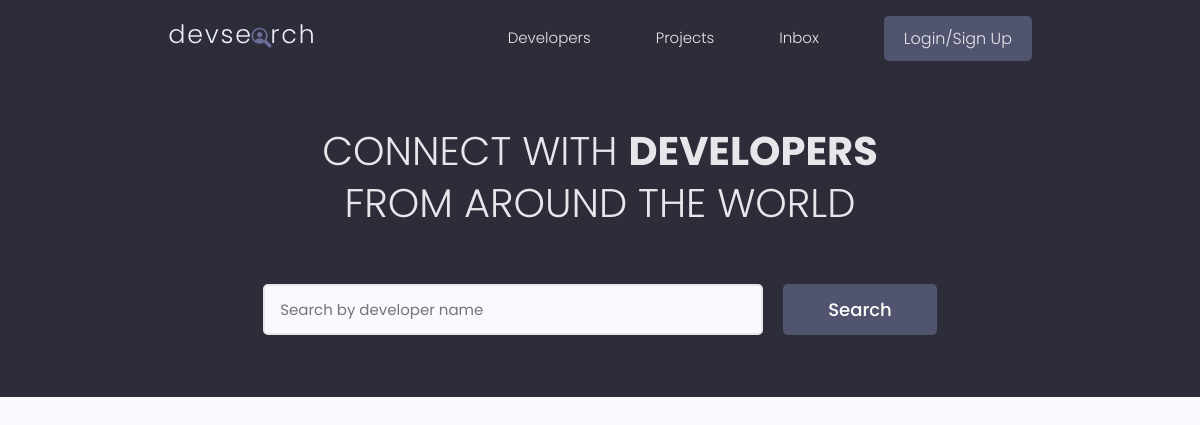
The app's page /, older data.
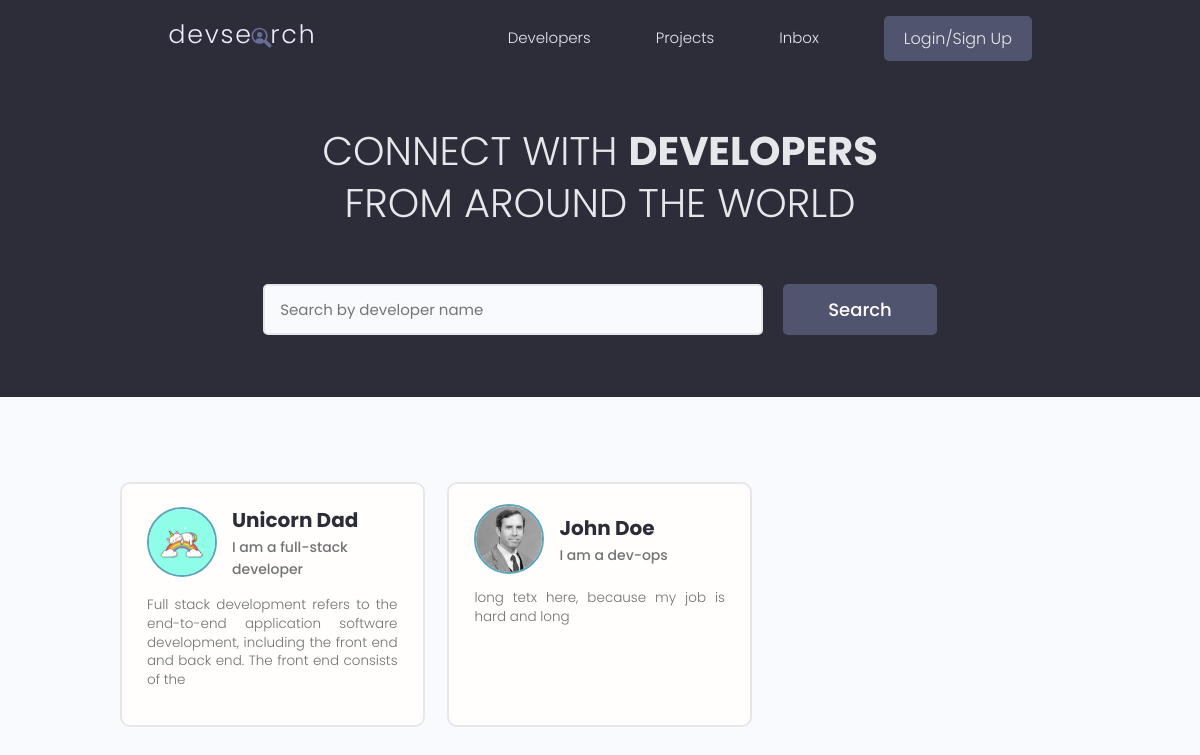
The same page, newer data.
### users/models.py (models this page shows, shortened)
class Profile(models.Model):
    user = models.OneToOneField(User, on_delete=models.CASCADE, null=True, blank=True)
    name = models.CharField(max_length=200, null=True, blank=True)
    email = models.EmailField(max_length=500, null=True, blank=True)
    username = models.CharField(max_length=200, null=True, blank=True)
    location = models.CharField(max_length=200, null=True, blank=True)
    short_intro = models.CharField(max_length=200, null=True, blank=True)
    bio = models.TextField(null=True, blank=True)
    profile_image = models.ImageField(null=True, blank=True, upload_to="profiles/", default="profiles/user-default.png")
    social_github = models.CharField(max_length=200, null=True, blank=True)
    social_twitter = models.CharField(max_length=200, null=True, blank=True)
    social_linkedin = models.CharField(max_length=200, null=True, blank=True)
    social_youtube = models.CharField(max_length=200, null=True, blank=True)
    social_website = models.CharField(max_length=200, null=True, blank=True)
    created = models.DateTimeField(auto_now_add=True)
    id = models.UUIDField(default=uuid.uuid4, unique=True, primary_key=True, editable=False)

### users/views.py (the view)
# urls.py: path('', views.profiles, name="profiles"),
def profiles(request):
    profiles = Profile.objects.all()
    context = {"profiles": profiles}
    return render(request, "users/profiles.html", context)

### users/templates/users/profiles.html (shortened to what this page needs)
{% extends 'main.html' %} {% block content %}
<main class="home">
  <section class="hero-section text-center">
    <div class="container container--narrow">
      <div class="hero-section__box">
        <h2>CONNECT WITH <span>DEVELOPERS</span></h2>
        <h2>FROM AROUND THE WORLD</h2>
      </div>
      <div class="hero-section__search">
        <form class="form" action="#" method="get">
          <div class="form__field">
            <input
              class="input input--text"
              id="formInput#search"
              type="text"
              name="text"
              placeholder="Search by developer name"
            />
          </div>
          <input class="btn btn--sub btn--lg" type="submit" value="Search" />
        </form>
      </div>
    </div>
  </section>
  <section class="devlist">
    <div class="container">
      <div class="grid grid--three">
        {% for profile in profiles %}
        <div class="column card">
          <div class="dev">
            <a href="{% url 'user-profile' profile.id %}" class="card__body">
              <div class="dev__profile">
                <img
                  class="avatar avatar--md"
                  src="{{ profile.profile_image.url }}"
                  alt="image"
                />
                <div class="dev__meta">
                  <h3>{{ profile.name }}</h3>
                  <h5>{{ profile.short_intro|slice:"60" }}</h5>
                </div>
              </div>
              <p class="dev__info">{{ profile.bio|slice:"150"}}</p>
            </a>
          </div>
        </div>
        {% endfor %}
      </div>
    </div>
  </section>
</main>
{% endblock content %}

Row changes from the older to the newer data that the page shows:
added Profile: profile_image (picture), name "Unicorn Dad", short_intro "I am a full-stack developer", bio "Full stack development refers to the end-to-end application software development, including the front end and back end. The front end consists of the"
added Profile: profile_image (picture), name "John Doe", short_intro "I am a dev-ops", bio "long tetx here, because my job is hard and long"
